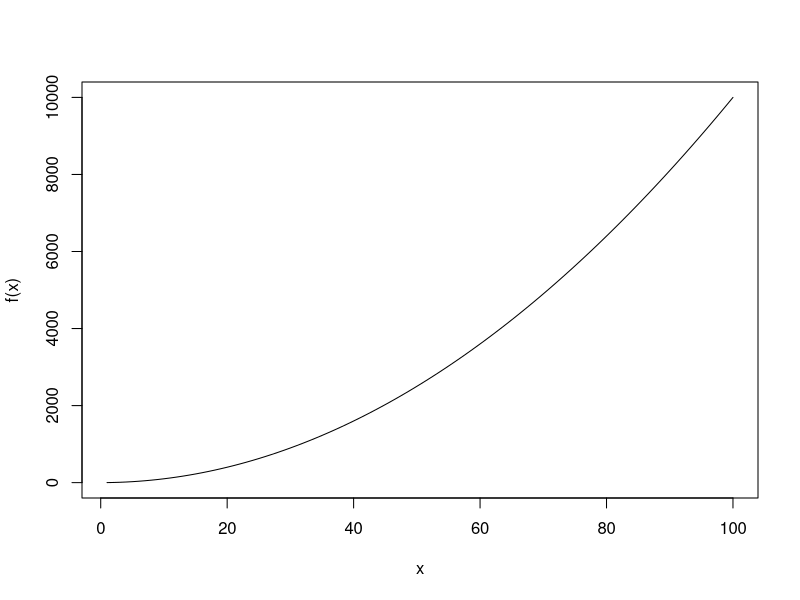
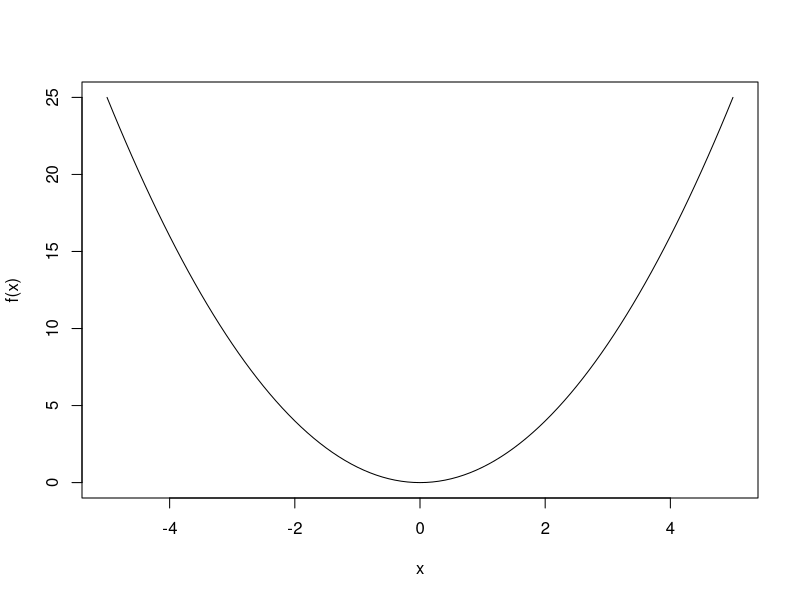
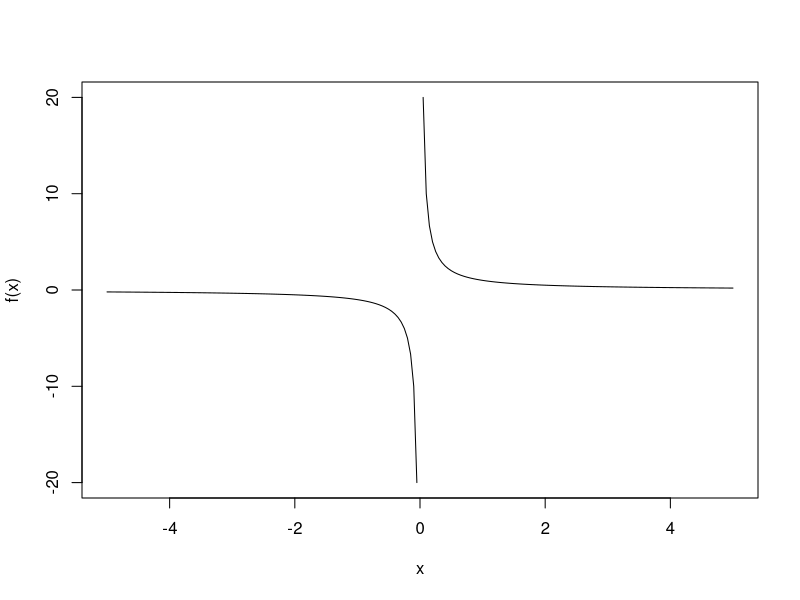
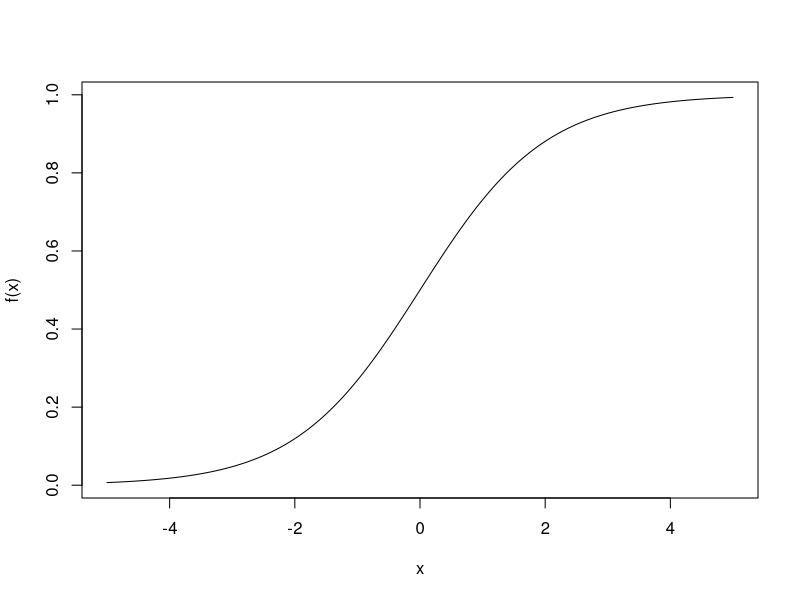
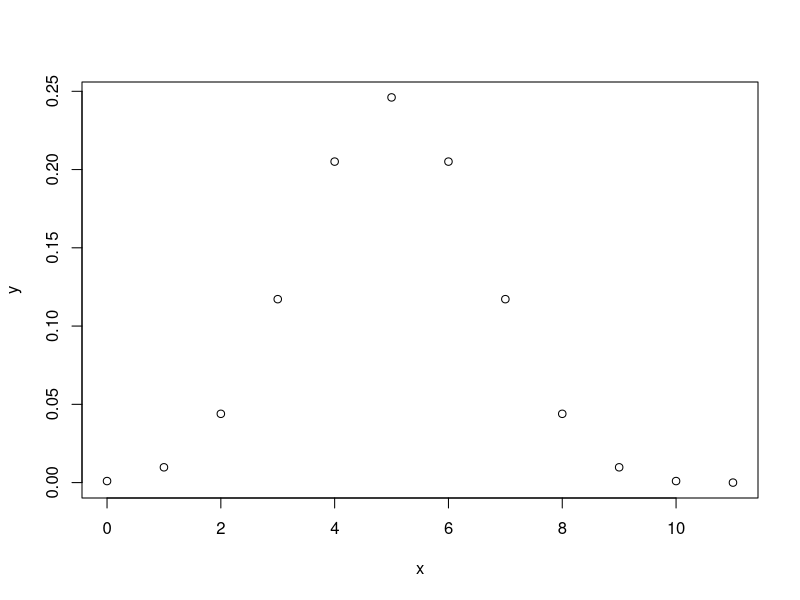

These figures' R source, in order:
f <- function(x){x^2}
x <- 1:100
plot(x, f(x), type='l')

f <- function(x){x^2}
x <- seq(-5, 5, .1)
plot(x, f(x), type='l')

f <- function(x){1/x}
x <- seq(-5, 5, .05)
plot(x, f(x), type='l')

f <- function(x){1/(1+exp(-x))}
x <- seq(-5, 5, .05)
plot(x, f(x), type='l')

x <- seq(0, 11)
y <- dbinom(x, 10, 1/2)
plot(x,y)